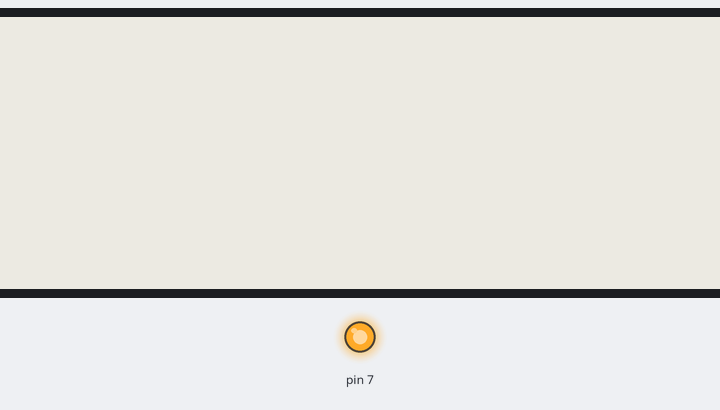
Simulated run of this sketch. Board: Arduino Mega 2560, built for the host (arithmetic inside an expression is 32-bit, double 64-bit). Parts: 792×272 one-colour display, output pins drawn as LEDs (lit = HIGH).

Above: at 8.2 s.
At 24.6 s:
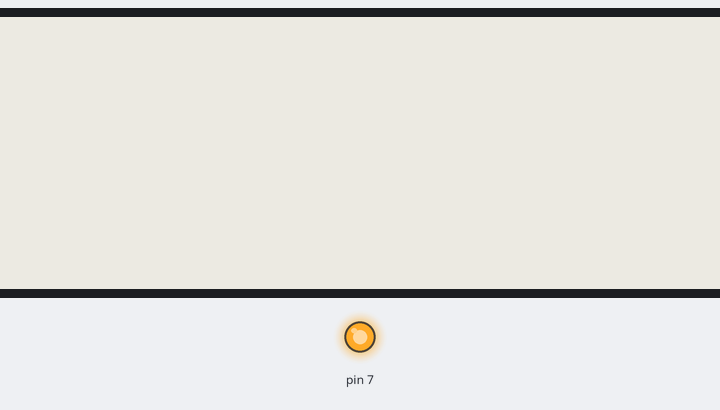
At 54.0 s:
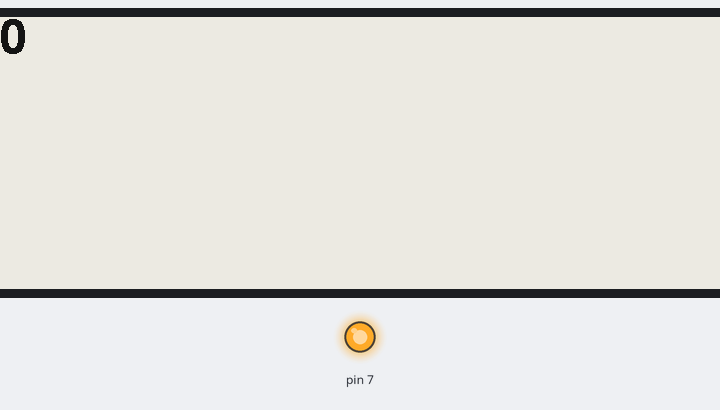

Measured:
- what the display in image 1 shows lasts 4.1 s, from 24.6 s to 28.7 s

The sketch:

GxEPD_CrowPanel579_Partial.ino
```cpp
// (licence header left out)
// Include the GxEPD2 libraries
#include <GxEPD2_BW.h>

// Include font definitions
#include <Fonts/FreeSansBold24pt7b.h>

// Define pins for CrowPanel
const int EINK_BUSY = 48;
const int EINK_RST  = 47;
const int EINK_DC   = 46;
const int EINK_CS   = 45;
const int EINK_SCK  = 12;  // (SCK)
const int EINK_MOSI = 11;  // (MOSI)

// GDEY0579T93    5.79" b/w 792x272, SSD1683
// Create display object
GxEPD2_BW<GxEPD2_579_GDEY0579T93, GxEPD2_579_GDEY0579T93::HEIGHT> display(GxEPD2_579_GDEY0579T93(EINK_CS, EINK_DC, EINK_RST, EINK_BUSY));

void displayPowerOn () {
  pinMode(7, OUTPUT);
  digitalWrite(7, HIGH);     // Turn on the ePaper power supply
}

void setup()
{
  int x=0;   // Counter

  displayPowerOn ();      // Turn on the ePaper

  // Initialize the ePaper
  display.init(115200);

  display.setRotation(0);
  display.setTextColor(GxEPD_BLACK);
  display.setTextSize(1);
  display.setFont(&FreeSansBold24pt7b);

  // Full or total refresh mode
  display.setFullWindow();

  for (x=1; x<11; x++) {
    display.firstPage();
    do
    {
      display.fillScreen(GxEPD_WHITE);
      display.setCursor(10, 35);
      display.print(x);
    }
    while (display.nextPage());
    delay (100);
  }
  display.fillScreen(GxEPD_WHITE);

  // Partial refresh mode
  display.setPartialWindow(0, 0, 80, 40);

  for (x=1; x<11; x++) {
    display.firstPage();
    do
    {
      display.fillScreen(GxEPD_WHITE);
      display.setCursor(10, 35);
      display.print(x);
    }
    while (display.nextPage());
    delay (100);
  }
}

void loop() {
  // Does nothing
}
```
